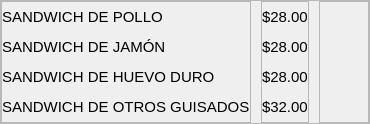
                     <widget class="QFrame" name="frame_33">
                      <property name="frameShape">
                       <enum>QFrame::StyledPanel</enum>
                      </property>
                      <property name="frameShadow">
                       <enum>QFrame::Raised</enum>
                      </property>
                      <layout class="QHBoxLayout" name="horizontalLayout_14">
                       <property name="spacing">
                        <number>10</number>
                       </property>
                       <property name="leftMargin">
                        <number>0</number>
                       </property>
                       <property name="topMargin">
                        <number>0</number>
                       </property>
                       <property name="rightMargin">
                        <number>0</number>
                       </property>
                       <property name="bottomMargin">
                        <number>0</number>
                       </property>
                       <item>
                        <widget class="QFrame" name="frame_34">
                         <property name="frameShape">
                          <enum>QFrame::StyledPanel</enum>
                         </property>
                         <property name="frameShadow">
                          <enum>QFrame::Raised</enum>
                         </property>
                         <layout class="QVBoxLayout" name="verticalLayout_25">
                          <property name="spacing">
                           <number>0</number>
                          </property>
                          <property name="leftMargin">
                           <number>0</number>
                          </property>
                          <property name="topMargin">
                           <number>0</number>
                          </property>
                          <property name="rightMargin">
                           <number>0</number>
                          </property>
                          <property name="bottomMargin">
                           <number>0</number>
                          </property>
                          <item>
                           <widget class="QLabel" name="label_73">
                            <property name="minimumSize">
                             <size>
                              <width>0</width>
                              <height>30</height>
                             </size>
                            </property>
                            <property name="maximumSize">
                             <size>
                              <width>16777215</width>
                              <height>30</height>
                             </size>
                            </property>
                            <property name="font">
                             <font>
                              <pointsize>11</pointsize>
                             </font>
                            </property>
                            <property name="text">
                             <string>SANDWICH DE POLLO</string>
                            </property>
                           </widget>
                          </item>
                          <item>
                           <widget class="QLabel" name="label_74">
                            <property name="minimumSize">
                             <size>
                              <width>0</width>
                              <height>30</height>
                             </size>
                            </property>
                            <property name="maximumSize">
                             <size>
                              <width>16777215</width>
                              <height>30</height>
                             </size>
                            </property>
                            <property name="font">
                             <font>
                              <pointsize>11</pointsize>
                             </font>
                            </property>
                            <property name="text">
                             <string>SANDWICH DE JAMÓN</string>
                            </property>
                           </widget>
                          </item>
                          <item>
                           <widget class="QLabel" name="label_75">
                            <property name="minimumSize">
                             <size>
                              <width>0</width>
                              <height>30</height>
                             </size>
                            </property>
                            <property name="maximumSize">
                             <size>
                              <width>16777215</width>
                              <height>30</height>
                             </size>
                            </property>
                            <property name="font">
                             <font>
                              <pointsize>11</pointsize>
                             </font>
                            </property>
                            <property name="text">
                             <string>SANDWICH DE HUEVO DURO</string>
                            </property>
                           </widget>
                          </item>
                          <item>
                           <widget class="QLabel" name="label_76">
                            <property name="minimumSize">
                             <size>
                              <width>0</width>
                              <height>30</height>
                             </size>
                            </property>
                            <property name="maximumSize">
                             <size>
                              <width>16777215</width>
                              <height>30</height>
                             </size>
                            </property>
                            <property name="font">
                             <font>
                              <pointsize>11</pointsize>
                             </font>
                            </property>
                            <property name="text">
                             <string>SANDWICH DE OTROS GUISADOS</string>
                            </property>
                           </widget>
                          </item>
                         </layout>
                        </widget>
                       </item>
                       <item>
                        <widget class="QFrame" name="frame_35">
                         <property name="frameShape">
                          <enum>QFrame::StyledPanel</enum>
                         </property>
                         <property name="frameShadow">
                          <enum>QFrame::Raised</enum>
                         </property>
                         <layout class="QVBoxLayout" name="verticalLayout_26">
                          <property name="spacing">
                           <number>0</number>
                          </property>
                          <property name="leftMargin">
                           <number>0</number>
                          </property>
                          <property name="topMargin">
                           <number>0</number>
                          </property>
                          <property name="rightMargin">
                           <number>0</number>
                          </property>
                          <property name="bottomMargin">
                           <number>0</number>
                          </property>
                          <item>
                           <widget class="QLabel" name="label_78">
                            <property name="minimumSize">
                             <size>
                              <width>0</width>
                              <height>30</height>
                             </size>
                            </property>
                            <property name="maximumSize">
                             <size>
                              <width>16777215</width>
                              <height>30</height>
                             </size>
                            </property>
                            <property name="font">
                             <font>
                              <pointsize>11</pointsize>
                             </font>
                            </property>
                            <property name="text">
                             <string>$28.00</string>
                            </property>
                           </widget>
                          </item>
                          <item>
                           <widget class="QLabel" name="label_79">
                            <property name="minimumSize">
                             <size>
                              <width>0</width>
                              <height>30</height>
                             </size>
                            </property>
                            <property name="maximumSize">
                             <size>
                              <width>16777215</width>
                              <height>30</height>
                             </size>
                            </property>
                            <property name="font">
                             <font>
                              <pointsize>11</pointsize>
                             </font>
                            </property>
                            <property name="text">
                             <string>$28.00</string>
                            </property>
                           </widget>
                          </item>
                          <item>
                           <widget class="QLabel" name="label_80">
                            <property name="minimumSize">
                             <size>
                              <width>0</width>
                              <height>30</height>
                             </size>
                            </property>
                            <property name="maximumSize">
                             <size>
                              <width>16777215</width>
                              <height>30</height>
                             </size>
                            </property>
                            <property name="font">
                             <font>
                              <pointsize>11</pointsize>
                             </font>
                            </property>
                            <property name="text">
                             <string>$28.00</string>
                            </property>
                           </widget>
                          </item>
                          <item>
                           <widget class="QLabel" name="label_81">
                            <property name="minimumSize">
                             <size>
                              <width>0</width>
                              <height>30</height>
                             </size>
                            </property>
                            <property name="maximumSize">
                             <size>
                              <width>16777215</width>
                              <height>30</height>
                             </size>
                            </property>
                            <property name="font">
                             <font>
                              <pointsize>11</pointsize>
                             </font>
                            </property>
                            <property name="text">
                             <string>$32.00</string>
                            </property>
                           </widget>
                          </item>
                         </layout>
                        </widget>
                       </item>
                       <item>
                        <widget class="QFrame" name="frame_36">
                         <property name="minimumSize">
                          <size>
                           <width>50</width>
                           <height>0</height>
                          </size>
                         </property>
                         <property name="maximumSize">
                          <size>
                           <width>50</width>
                           <height>16777215</height>
                          </size>
                         </property>
                         <property name="styleSheet">
                          <string notr="true">QPushButton{
border: transparent;
}

QPushButton:hover{
border-radius:15px;
border: rgb(183, 170, 135);
background-color: rgba(183, 170, 135, 90);
}</string>
                         </property>
                         <property name="frameShape">
                          <enum>QFrame::StyledPanel</enum>
                         </property>
                         <property name="frameShadow">
                          <enum>QFrame::Raised</enum>
                         </property>
                         <layout class="QVBoxLayout" name="verticalLayout_27">
                          <property name="spacing">
                           <number>0</number>
                          </property>
                          <property name="leftMargin">
                           <number>0</number>
                          </property>
                          <property name="topMargin">
                           <number>0</number>
                          </property>
                          <property name="rightMargin">
                           <number>0</number>
                          </property>
                          <property name="bottomMargin">
                           <number>0</number>
                          </property>
                          <item>
                           <widget class="QPushButton" name="pushButton_43">
                            <property name="minimumSize">
                             <size>
                              <width>30</width>
                              <height>30</height>
                             </size>
                            </property>
                            <property name="maximumSize">
                             <size>
                              <width>30</width>
                              <height>30</height>
                             </size>
                            </property>
                            <property name="text">
                             <string/>
                            </property>
                            <property name="icon">
                             <iconset>
                              <normaloff>iconos/add_shopping_cart.png</normaloff>iconos/add_shopping_cart.png</iconset>
                            </property>
                            <property name="iconSize">
                             <size>
                              <width>20</width>
                              <height>20</height>
                             </size>
                            </property>
                           </widget>
                          </item>
                          <item>
                           <widget class="QPushButton" name="pushButton_44">
                            <property name="minimumSize">
                             <size>
                              <width>30</width>
                              <height>30</height>
                             </size>
                            </property>
                            <property name="maximumSize">
                             <size>
                              <width>30</width>
                              <height>30</height>
                             </size>
                            </property>
                            <property name="text">
                             <string/>
                            </property>
                            <property name="icon">
                             <iconset>
                              <normaloff>iconos/add_shopping_cart.png</normaloff>iconos/add_shopping_cart.png</iconset>
                            </property>
                            <property name="iconSize">
                             <size>
                              <width>20</width>
                              <height>20</height>
                             </size>
                            </property>
                           </widget>
                          </item>
                          <item>
                           <widget class="QPushButton" name="pushButton_45">
                            <property name="minimumSize">
                             <size>
                              <width>30</width>
                              <height>30</height>
                             </size>
                            </property>
                            <property name="maximumSize">
                             <size>
                              <width>30</width>
                              <height>30</height>
                             </size>
                            </property>
                            <property name="text">
                             <string/>
                            </property>
                            <property name="icon">
                             <iconset>
                              <normaloff>iconos/add_shopping_cart.png</normaloff>iconos/add_shopping_cart.png</iconset>
                            </property>
                            <property name="iconSize">
                             <size>
                              <width>20</width>
                              <height>20</height>
                             </size>
                            </property>
                           </widget>
                          </item>
                          <item>
                           <widget class="QPushButton" name="pushButton_46">
                            <property name="minimumSize">
                             <size>
                              <width>30</width>
                              <height>30</height>
                             </size>
                            </property>
                            <property name="maximumSize">
                             <size>
                              <width>30</width>
                              <height>30</height>
                             </size>
                            </property>
                            <property name="text">
                             <string/>
                            </property>
                            <property name="icon">
                             <iconset>
                              <normaloff>iconos/add_shopping_cart.png</normaloff>iconos/add_shopping_cart.png</iconset>
                            </property>
                            <property name="iconSize">
                             <size>
                              <width>20</width>
                              <height>20</height>
                             </size>
                            </property>
                           </widget>
                          </item>
                         </layout>
                        </widget>
                       </item>
                      </layout>
                     </widget>
